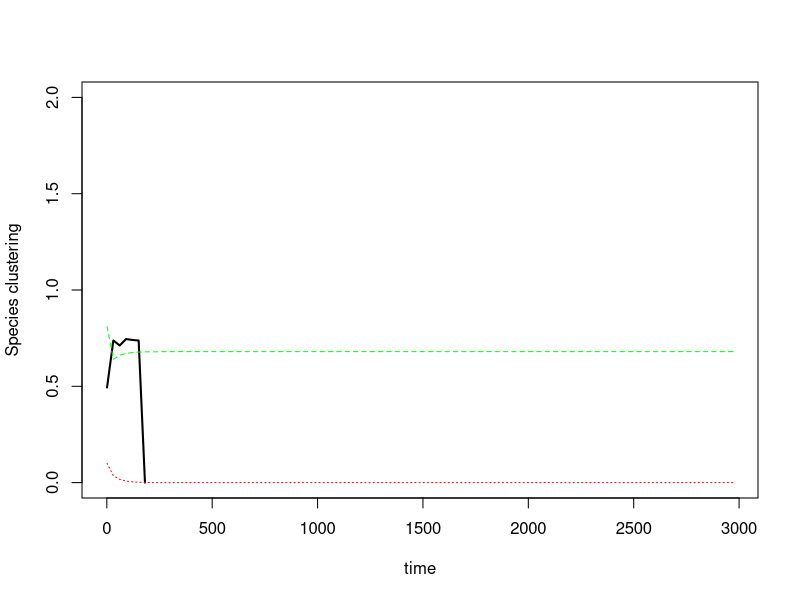

Write R code to recreate this figure.
#'#'##################################################################
#'  Pair approximation models with 3 states: nurse, protege, empty  #'
#'  Model: Same as model with local competition with prop. of b reduction #'
#'###################################################################'

library(deSolve)

# TODO: modify expression of b decrease following Florian's proposition. I can find it in my labbook.

# Differential equations# {{{
drhonp <- function(rho, parms, z = 4) { 
	  with(parms,
(rho[4]- rho[2] - rho[1]) * (del * rho[5] + (1-del) * (z-1)/z * (rho[5] - rho[3] - rho[1])/(1- rho[5] - rho[4]))*(b- cn* (rho[5] - rho[3] - rho[1])/(1- rho[5] - rho[4]) - cpn* (rho[4] - rho[2] - rho[1])/(1- rho[5] - rho[4]) ) + (rho[5] - rho[3] - rho[1]) * (del * rho[4] + (1-del) * (z-1)/z * (rho[4] - rho[2] - rho[1])/(1- rho[5] - rho[4])) * (b- cp* (rho[4] - rho[2] - rho[1])/(1- rho[5] - rho[4]) - cnp* (rho[5] - rho[3] - rho[1])/(1- rho[5] - rho[4]) - g*( 1 - 1/z*n - ( z-1 )/z * (rho[5] - rho[3] - rho[1])/(1- rho[5] - rho[4])*n) ) - 2 * rho[1] * m

		          )
}

drhopp <- function(rho, parms, z = 4) { 
	  with(parms,
2 * (rho[4] - rho[2] - rho[1]) *
		     (del * rho[4] + (1-del)/z +  (1-del) * (z-1)/z * (rho[4] - rho[2] - rho[1])/(1- rho[5] - rho[4])) *
		     (b- cp* (rho[4] - rho[2] - rho[1])/(1- rho[5] - rho[4]) - cnp* (rho[5] - rho[3] - rho[1])/(1- rho[5] - rho[4]) - g*( 1 - ( z-1 )/z * (rho[5] - rho[3] - rho[1])/(1- rho[5] - rho[4])*n) ) -
		     2 * rho[2] * m


	          )
}

drhonn <- function(rho, parms, z = 4) { 
	  with(parms,
2 * (rho[5] - rho[3] - rho[1]) *
		     ( del*rho[5] + (1-del)/z + (1-del) * (z-1)/z * (rho[5] - rho[3] - rho[1])/(1- rho[5] - rho[4]) )*
		     (b- cn* (rho[5] - rho[3] - rho[1])/(1- rho[5] - rho[4]) - cpn* (rho[4] - rho[2] - rho[1])/(1- rho[5] - rho[4]) ) - 2 * rho[3] * m  
	       )
}

drhop <- function(rho, parms, z = 4) { 
	  with(parms,                             
	(1- rho[5] - rho[4]) * (del * rho[4] +  (1-del) * (rho[4] - rho[2] - rho[1])/(1- rho[5] - rho[4])) *
		     (b- cp* (rho[4] - rho[2] - rho[1])/(1- rho[5] - rho[4]) - cnp* (rho[5] - rho[3] - rho[1])/(1- rho[5] - rho[4]) - g*( 1 - (rho[5] - rho[3] - rho[1])/(1- rho[5] - rho[4])*n) ) - rho[4] * m 
		             )
}

drhon <- function(rho, parms, z = 4) { 
	  with(parms,
(1- rho[4] - rho[5]) * ( del*rho[5] + (1-del) * (rho[5] - rho[3] - rho[1])/(1- rho[5] - rho[4]) ) *
		     (b- cn* (rho[5] - rho[3] - rho[1])/(1- rho[5] - rho[4]) - cpn* (rho[4] - rho[2] - rho[1])/(1- rho[5] - rho[4]) ) - rho[5] * m  
		           )
}

odesys <- function (t, rho, parms = modelparms) {
	  list(c(
		     drhonp(rho , parms) ,
		     drhopp(rho , parms) ,
		     drhonn(rho , parms) ,
		     drhop(rho  , parms) ,
		     drhon(rho  , parms)
		         ))
}
# }}}
# Parameters definition# {{{
modelparms <- list(
		   del = 0.1,
		   b   = 0.8,
		   cn  = 0.2,
		   cp  = 0.2,
		   cnp = 0.05,
		   cpn = 0.2,
		   g   = 0.19,
		   n   = 0,
		   m   = 0.2
		   )

rhoini <- 0.1

rho <- c(rhonp = rhoini*0.4, # rho[1]
	 rhopp = rhoini*0.4 , # rho[2]
	 rhonn = (1-rhoini)*0.6, # rho[3]
	 rhop  = rhoini,  # rho[4]
	 rhon  = (1-rhoini)*0.9   # rho[5]
		          )# }}}
# Model run and plot output# {{{
runmodel <- ode(y = rho, func = odesys, times = seq(1, 3000, 30), parms = modelparms)

# transfer into ouput and calculate missing rho values
out       <- as.data.frame(runmodel)
out  <- round(out,3)
out$rho0  <- 1 - out$rhop - out$rhon
out$rhop0 <- with(out, rhop-rhonp-rhopp)
out$rhon0 <- with(out, rhon-rhonp-rhonn)
out$rho00 <- with(out, rho0-rhon0-rhop0)
out$Cnp   <- with(out, (rhonp/rhon)/rhop)

# out$Cpn <- with(out, rhonp
# plot
plot(Cnp ~ time, data = out, type = "l", lwd = 2, ylab = "Species clustering", ylim = c(0,2))
lines(rhop ~ time, data = out, lty = 3, col="red")
lines(rhon ~ time, data = out, lty = 2, col="green")
# }}}
